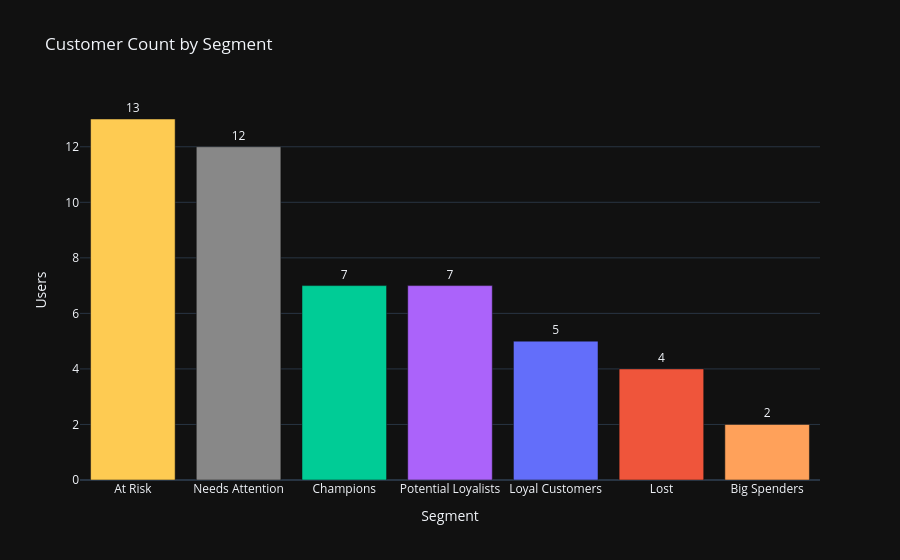
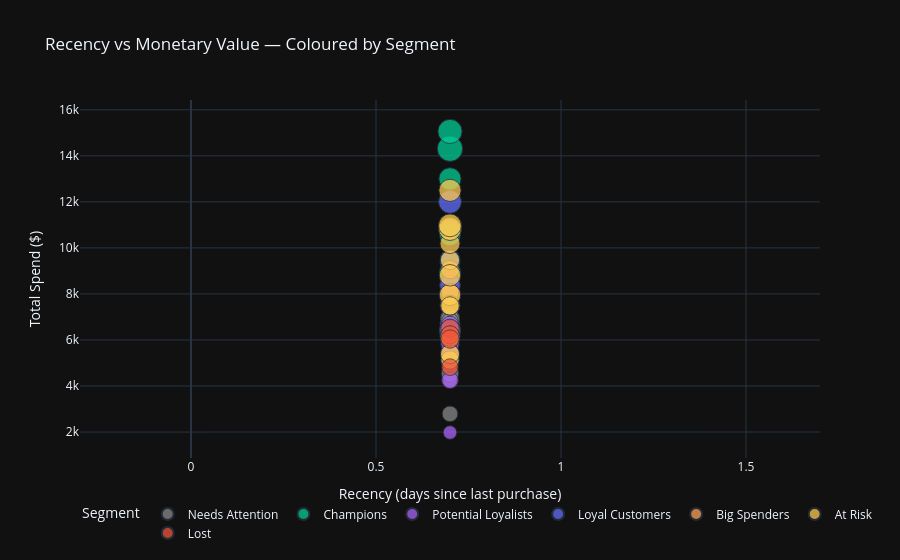
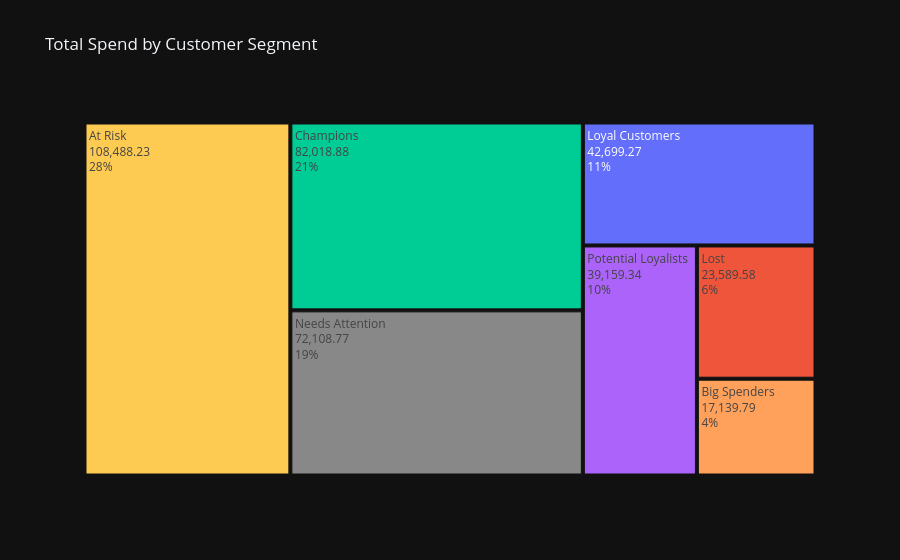

Here is the notebook cell these charts were saved with, in order:
### Markdown cell above
## 4. Segment Visualization

Two complementary views:
1. **Bar chart** — how many customers fall into each segment
2. **Scatter plot** — Recency vs Monetary coloured by segment (size = frequency)

### Code cell
seg_counts_ordered = (
    seg_counts
    .set_index('segment')
    .reindex([s for s in SEGMENT_ORDER if s in seg_counts['segment'].values])
    .reset_index()
)

# ── Bar: segment sizes ────────────────────────────────────────────────────────
fig = px.bar(
    seg_counts_ordered,
    x='segment', y='users',
    text='users',
    color='segment',
    color_discrete_map=SEGMENT_COLORS,
    title='Customer Count by Segment',
    labels={'segment': 'Segment', 'users': 'Users'},
    template=DARK,
)
fig.update_traces(textposition='outside')
fig.update_layout(showlegend=False, xaxis_categoryorder='total descending')
fig.show()

# ── Scatter: Recency vs Monetary ──────────────────────────────────────────────
fig2 = px.scatter(
    rfm,
    x='recency_days',
    y='monetary',
    color='segment',
    size='frequency',
    size_max=18,
    color_discrete_map=SEGMENT_COLORS,
    hover_data=['user_id', 'R', 'F', 'M'],
    title='Recency vs Monetary Value — Coloured by Segment',
    labels={
        'recency_days': 'Recency (days since last purchase)',
        'monetary':     'Total Spend ($)',
        'segment':      'Segment',
    },
    template=DARK,
    opacity=0.75,
)
fig2.update_layout(legend=dict(orientation='h', yanchor='bottom', y=-0.25))
fig2.show()

# ── Treemap: segment share of total revenue ───────────────────────────────────
seg_revenue = rfm.groupby('segment')['monetary'].sum().reset_index()
seg_revenue.columns = ['segment', 'total_spend']
fig3 = px.treemap(
    seg_revenue,
    path=['segment'],
    values='total_spend',
    color='segment',
    color_discrete_map=SEGMENT_COLORS,
    title='Total Spend by Customer Segment',
    template=DARK,
)
fig3.update_traces(textinfo='label+percent root+value')
fig3.show()

### Figure 1 — Plotly figure (JSON) as saved in the notebook; plotly's stock layout.template omitted (floating-point values rounded to 4 significant figures)
{"data": [{"hovertemplate": "Segment=%{x}<br>Users=%{text}<extra></extra>", "legendgroup": "Champions", "marker": {"color": "#00CC96", "pattern": {"shape": ""}}, "name": "Champions", "orientation": "v", "showlegend": true, "text": [7.0], "textposition": "outside", "type": "bar", "x": ["Champions"], "xaxis": "x", "y": [7], "yaxis": "y"}, {"hovertemplate": "Segment=%{x}<br>Users=%{text}<extra></extra>", "legendgroup": "Loyal Customers", "marker": {"color": "#636EFA", "pattern": {"shape": ""}}, "name": "Loyal Customers", "orientation": "v", "showlegend": true, "text": [5.0], "textposition": "outside", "type": "bar", "x": ["Loyal Customers"], "xaxis": "x", "y": [5], "yaxis": "y"}, {"hovertemplate": "Segment=%{x}<br>Users=%{text}<extra></extra>", "legendgroup": "Potential Loyalists", "marker": {"color": "#AB63FA", "pattern": {"shape": ""}}, "name": "Potential Loyalists", "orientation": "v", "showlegend": true, "text": [7.0], "textposition": "outside", "type": "bar", "x": ["Potential Loyalists"], "xaxis": "x", "y": [7], "yaxis": "y"}, {"hovertemplate": "Segment=%{x}<br>Users=%{text}<extra></extra>", "legendgroup": "Big Spenders", "marker": {"color": "#FFA15A", "pattern": {"shape": ""}}, "name": "Big Spenders", "orientation": "v", "showlegend": true, "text": [2.0], "textposition": "outside", "type": "bar", "x": ["Big Spenders"], "xaxis": "x", "y": [2], "yaxis": "y"}, {"hovertemplate": "Segment=%{x}<br>Users=%{text}<extra></extra>", "legendgroup": "At Risk", "marker": {"color": "#FECB52", "pattern": {"shape": ""}}, "name": "At Risk", "orientation": "v", "showlegend": true, "text": [13.0], "textposition": "outside", "type": "bar", "x": ["At Risk"], "xaxis": "x", "y": [13], "yaxis": "y"}, {"hovertemplate": "Segment=%{x}<br>Users=%{text}<extra></extra>", "legendgroup": "Lost", "marker": {"color": "#EF553B", "pattern": {"shape": ""}}, "name": "Lost", "orientation": "v", "showlegend": true, "text": [4.0], "textposition": "outside", "type": "bar", "x": ["Lost"], "xaxis": "x", "y": [4], "yaxis": "y"}, {"hovertemplate": "Segment=%{x}<br>Users=%{text}<extra></extra>", "legendgroup": "Needs Attention", "marker": {"color": "#888888", "pattern": {"shape": ""}}, "name": "Needs Attention", "orientation": "v", "showlegend": true, "text": [12.0], "textposition": "outside", "type": "bar", "x": ["Needs Attention"], "xaxis": "x", "y": [12], "yaxis": "y"}], "layout": {"barmode": "relative", "legend": {"title": {"text": "Segment"}, "tracegroupgap": 0}, "showlegend": false, "title": {"text": "Customer Count by Segment"}, "xaxis": {"anchor": "y", "categoryarray": ["Champions", "Loyal Customers", "Potential Loyalists", "Big Spenders", "At Risk", "Lost", "Needs Attention"], "categoryorder": "total descending", "domain": [0, 1], "title": {"text": "Segment"}}, "yaxis": {"anchor": "x", "domain": [0, 1], "title": {"text": "Users"}}}}

### Figure 2 — Plotly figure (JSON) as saved in the notebook; plotly's stock layout.template omitted (floating-point values rounded to 4 significant figures)
{"data": [{"customdata": [["user_0046", 5, 3, 3], ["user_0040", 5, 3, 4], ["user_0035", 5, 3, 3], ["user_0042", 4, 3, 3], ["user_0006", 4, 3, 3], ["user_0047", 3, 2, 1], ["user_0018", 3, 1, 3], ["user_0002", 3, 1, 1], ["user_0050", 3, 1, 2], ["user_0029", 3, 1, 1], ["user_0013", 3, 2, 1], ["user_0004", 2, 1, 1]], "hovertemplate": "Segment=Needs Attention<br>Recency (days since last purchase)=%{x}<br>Total Spend ($)=%{y}<br>frequency=%{marker.size}<br>user_id=%{customdata[0]}<br>R=%{customdata[1]}<br>F=%{customdata[2]}<br>M=%{customdata[3]}<extra></extra>", "legendgroup": "Needs Attention", "marker": {"color": "#888888", "opacity": 0.75, "size": [12, 12, 13, 13, 12, 10, 9, 6, 9, 9, 10, 8], "sizemode": "area", "sizeref": 0.06481, "symbol": "circle"}, "mode": "markers", "name": "Needs Attention", "orientation": "v", "showlegend": true, "type": "scatter", "x": [0.7, 0.7, 0.7, 0.7, 0.7, 0.7, 0.7, 0.7, 0.7, 0.7, 0.7, 0.7], "xaxis": "x", "y": [6960.0, 8800.0, 6710.0, 7970.0, 6890.0, 5340.0, 6820.0, 4230.0, 5950.0, 5110.0, 4540.0, 2790.0], "yaxis": "y"}, {"customdata": [["user_0011", 5, 5, 5], ["user_0032", 5, 5, 5], ["user_0024", 5, 4, 4], ["user_0049", 5, 4, 5], ["user_0017", 4, 4, 4], ["user_0005", 4, 4, 5], ["user_0034", 4, 5, 5]], "hovertemplate": "Segment=Champions<br>Recency (days since last purchase)=%{x}<br>Total Spend ($)=%{y}<br>frequency=%{marker.size}<br>user_id=%{customdata[0]}<br>R=%{customdata[1]}<br>F=%{customdata[2]}<br>M=%{customdata[3]}<extra></extra>", "legendgroup": "Champions", "marker": {"color": "#00CC96", "opacity": 0.75, "size": [21, 19, 15, 14, 13, 14, 16], "sizemode": "area", "sizeref": 0.06481, "symbol": "circle"}, "mode": "markers", "name": "Champions", "orientation": "v", "showlegend": true, "type": "scatter", "x": [0.7, 0.7, 0.7, 0.7, 0.7, 0.7, 0.7], "xaxis": "x", "y": [14310.0, 15060.0, 8940.0, 10550.0, 9370.0, 10790.0, 13000.0], "yaxis": "y"}, {"customdata": [["user_0043", 5, 2, 2], ["user_0020", 5, 1, 2], ["user_0044", 5, 1, 3], ["user_0038", 4, 1, 1], ["user_0039", 4, 1, 1], ["user_0037", 4, 2, 4], ["user_0045", 4, 2, 2]], "hovertemplate": "Segment=Potential Loyalists<br>Recency (days since last purchase)=%{x}<br>Total Spend ($)=%{y}<br>frequency=%{marker.size}<br>user_id=%{customdata[0]}<br>R=%{customdata[1]}<br>F=%{customdata[2]}<br>M=%{customdata[3]}<extra></extra>", "legendgroup": "Potential Loyalists", "marker": {"color": "#AB63FA", "opacity": 0.75, "size": [11, 10, 10, 6, 9, 10, 10], "sizemode": "area", "sizeref": 0.06481, "symbol": "circle"}, "mode": "markers", "name": "Potential Loyalists", "orientation": "v", "showlegend": true, "type": "scatter", "x": [0.7, 0.7, 0.7, 0.7, 0.7, 0.7, 0.7], "xaxis": "x", "y": [5830.0, 6410.0, 6650.0, 1980.0, 4250.0, 8590.0, 5450.0], "yaxis": "y"}, {"customdata": [["user_0031", 4, 5, 2], ["user_0033", 3, 5, 5], ["user_0001", 3, 4, 4], ["user_0023", 3, 4, 2], ["user_0048", 3, 4, 4]], "hovertemplate": "Segment=Loyal Customers<br>Recency (days since last purchase)=%{x}<br>Total Spend ($)=%{y}<br>frequency=%{marker.size}<br>user_id=%{customdata[0]}<br>R=%{customdata[1]}<br>F=%{customdata[2]}<br>M=%{customdata[3]}<extra></extra>", "legendgroup": "Loyal Customers", "marker": {"color": "#636EFA", "opacity": 0.75, "size": [15, 17, 13, 14, 14], "sizemode": "area", "sizeref": 0.06481, "symbol": "circle"}, "mode": "markers", "name": "Loyal Customers", "orientation": "v", "showlegend": true, "type": "scatter", "x": [0.7, 0.7, 0.7, 0.7, 0.7], "xaxis": "x", "y": [6400.0, 12000.0, 9490.0, 6430.0, 8380.0], "yaxis": "y"}, {"customdata": [["user_0012", 2, 2, 4], ["user_0021", 2, 2, 4]], "hovertemplate": "Segment=Big Spenders<br>Recency (days since last purchase)=%{x}<br>Total Spend ($)=%{y}<br>frequency=%{marker.size}<br>user_id=%{customdata[0]}<br>R=%{customdata[1]}<br>F=%{customdata[2]}<br>M=%{customdata[3]}<extra></extra>", "legendgroup": "Big Spenders", "marker": {"color": "#FFA15A", "opacity": 0.75, "size": [11, 10], "sizemode": "area", "sizeref": 0.06481, "symbol": "circle"}, "mode": "markers", "name": "Big Spenders", "orientation": "v", "showlegend": true, "type": "scatter", "x": [0.7, 0.7], "xaxis": "x", "y": [9060.0, 8080.0], "yaxis": "y"}, {"customdata": [["user_0028", 2, 3, 4], ["user_0041", 2, 4, 5], ["user_0022", 2, 4, 3], ["user_0008", 2, 5, 3], ["user_0010", 2, 5, 5], ["user_0015", 2, 3, 2], ["user_0009", 2, 5, 5], ["user_0025", 1, 5, 4], ["user_0003", 1, 5, 5], ["user_0016", 1, 3, 1], ["user_0036", 1, 3, 1], ["user_0030", 1, 3, 3], ["user_0014", 1, 4, 2]], "hovertemplate": "Segment=At Risk<br>Recency (days since last purchase)=%{x}<br>Total Spend ($)=%{y}<br>frequency=%{marker.size}<br>user_id=%{customdata[0]}<br>R=%{customdata[1]}<br>F=%{customdata[2]}<br>M=%{customdata[3]}<extra></extra>", "legendgroup": "At Risk", "marker": {"color": "#FECB52", "opacity": 0.75, "size": [12, 13, 13, 15, 16, 12, 17, 15, 17, 11, 12, 11, 13], "sizemode": "area", "sizeref": 0.06481, "symbol": "circle"}, "mode": "markers", "name": "At Risk", "orientation": "v", "showlegend": true, "type": "scatter", "x": [0.7, 0.7, 0.7, 0.7, 0.7, 0.7, 0.7, 0.7, 0.7, 0.7, 0.7, 0.7, 0.7], "xaxis": "x", "y": [9470.0, 10190.0, 7510.0, 7960.0, 12500.0, 6090.0, 10820.0, 8810.0, 10980.0, 5130.0, 5390.0, 7480.0, 6160.0], "yaxis": "y"}, {"customdata": [["user_0026", 1, 2, 3], ["user_0019", 1, 2, 2], ["user_0007", 1, 2, 2], ["user_0027", 1, 1, 1]], "hovertemplate": "Segment=Lost<br>Recency (days since last purchase)=%{x}<br>Total Spend ($)=%{y}<br>frequency=%{marker.size}<br>user_id=%{customdata[0]}<br>R=%{customdata[1]}<br>F=%{customdata[2]}<br>M=%{customdata[3]}<extra></extra>", "legendgroup": "Lost", "marker": {"color": "#EF553B", "opacity": 0.75, "size": [11, 11, 11, 9], "sizemode": "area", "sizeref": 0.06481, "symbol": "circle"}, "mode": "markers", "name": "Lost", "orientation": "v", "showlegend": true, "type": "scatter", "x": [0.7, 0.7, 0.7, 0.7], "xaxis": "x", "y": [6510.0, 6220.0, 6040.0, 4820.0], "yaxis": "y"}], "layout": {"legend": {"itemsizing": "constant", "orientation": "h", "title": {"text": "Segment"}, "tracegroupgap": 0, "y": -0.25, "yanchor": "bottom"}, "title": {"text": "Recency vs Monetary Value — Coloured by Segment"}, "xaxis": {"anchor": "y", "domain": [0, 1], "title": {"text": "Recency (days since last purchase)"}}, "yaxis": {"anchor": "x", "domain": [0, 1], "title": {"text": "Total Spend ($)"}}}}

### Figure 3 — Plotly figure (JSON) as saved in the notebook; plotly's stock layout.template omitted (floating-point values rounded to 4 significant figures)
{"data": [{"branchvalues": "total", "customdata": [["At Risk"], ["Big Spenders"], ["Champions"], ["Lost"], ["Loyal Customers"], ["Needs Attention"], ["Potential Loyalists"]], "domain": {"x": [0, 1], "y": [0, 1]}, "hovertemplate": "labels=%{label}<br>total_spend=%{value}<br>parent=%{parent}<br>id=%{id}<br>segment=%{customdata[0]}<extra></extra>", "ids": ["At Risk", "Big Spenders", "Champions", "Lost", "Loyal Customers", "Needs Attention", "Potential Loyalists"], "labels": ["At Risk", "Big Spenders", "Champions", "Lost", "Loyal Customers", "Needs Attention", "Potential Loyalists"], "marker": {"colors": ["#FECB52", "#FFA15A", "#00CC96", "#EF553B", "#636EFA", "#888888", "#AB63FA"]}, "name": "", "parents": ["", "", "", "", "", "", ""], "textinfo": "label+percent root+value", "type": "treemap", "values": [108500.0, 17140.0, 82020.0, 23590.0, 42700.0, 72110.0, 39160.0]}], "layout": {"legend": {"tracegroupgap": 0}, "title": {"text": "Total Spend by Customer Segment"}}}
